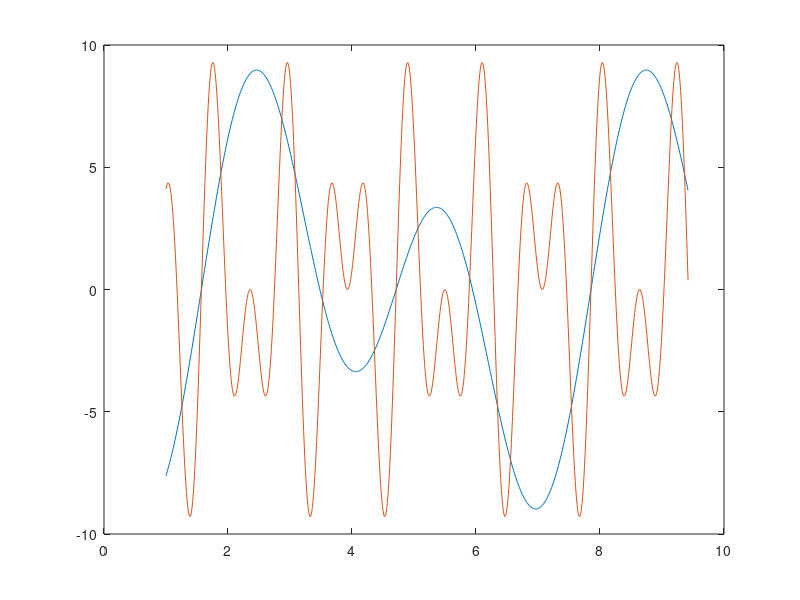

The MATLAB source for this figure:
## L0325031_NabilaSalmaAzZahra

x = 1:0.01:3*pi;
y = -4*cos(x) - 6*sin(2*x);
z = 5*cos(2*x) .* (-2 * sin(8*x));
plot(x, y, x, z);
